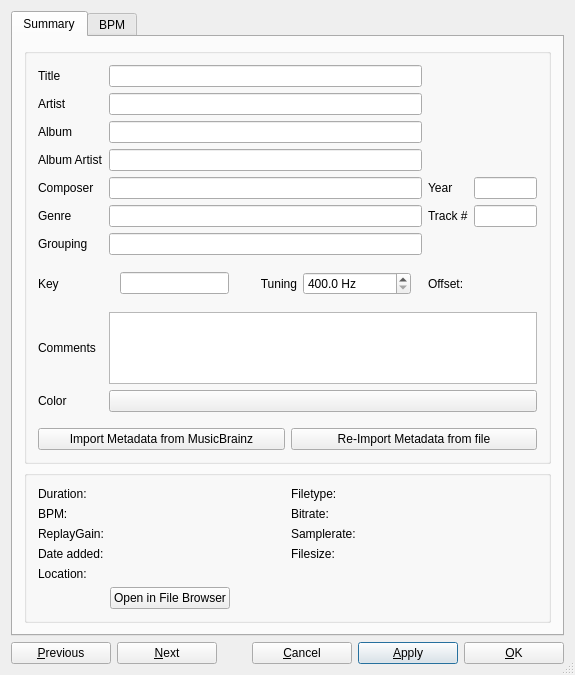
<?xml version="1.0" encoding="UTF-8"?>
<ui version="4.0">
 <class>DlgTrackInfo</class>
 <widget class="QDialog" name="DlgTrackInfo">
  <property name="geometry">
   <rect>
    <x>0</x>
    <y>0</y>
    <width>575</width>
    <height>642</height>
   </rect>
  </property>
  <property name="sizePolicy">
   <sizepolicy hsizetype="Preferred" vsizetype="Preferred">
    <horstretch>0</horstretch>
    <verstretch>0</verstretch>
   </sizepolicy>
  </property>
  <property name="windowTitle">
   <string>Track Editor</string>
  </property>
  <property name="toolTip">
   <string/>
  </property>
  <property name="sizeGripEnabled">
   <bool>true</bool>
  </property>
  <layout class="QVBoxLayout" name="verticalLayout_2">
   <item>
    <widget class="QTabWidget" name="tabWidget">
     <property name="sizePolicy">
      <sizepolicy hsizetype="Preferred" vsizetype="Preferred">
       <horstretch>0</horstretch>
       <verstretch>0</verstretch>
      </sizepolicy>
     </property>
     <property name="minimumSize">
      <size>
       <width>0</width>
       <height>0</height>
      </size>
     </property>
     <property name="currentIndex">
      <number>0</number>
     </property>
     <widget class="QWidget" name="tabSummary">
      <attribute name="title">
       <string>Summary</string>
      </attribute>
      <layout class="QVBoxLayout" name="summary_layout" stretch="1,0,0">
       <item>
        <widget class="QGroupBox" name="groupBox">
         <layout class="QGridLayout" name="tags_layout" columnstretch="0,10,0,2">

          <item row="0" column="0">
           <widget class="QLabel" name="lblTitle">
            <property name="sizePolicy">
             <sizepolicy hsizetype="Preferred" vsizetype="Preferred">
              <horstretch>0</horstretch>
              <verstretch>0</verstretch>
             </sizepolicy>
            </property>
            <property name="font">
             <font>
              <italic>false</italic>
             </font>
            </property>
            <property name="text">
             <string>Title</string>
            </property>
            <property name="alignment">
             <set>Qt::AlignLeading|Qt::AlignLeft|Qt::AlignVCenter</set>
            </property>
            <property name="buddy">
             <cstring>txtTitle</cstring>
            </property>
           </widget>
          </item>
          <item row="0" column="1">
           <widget class="QLineEdit" name="txtTitle">
            <property name="sizePolicy">
             <sizepolicy hsizetype="Expanding" vsizetype="Fixed">
              <horstretch>0</horstretch>
              <verstretch>0</verstretch>
             </sizepolicy>
            </property>
            <property name="minimumSize">
             <size>
              <width>0</width>
              <height>0</height>
             </size>
            </property>
           </widget>
          </item>

          <item row="0" column="2" rowspan="3" colspan="2">
           <widget class="QWidget" name="coverWidget" native="true">
            <property name="sizePolicy">
             <sizepolicy hsizetype="Preferred" vsizetype="Preferred">
              <horstretch>0</horstretch>
              <verstretch>0</verstretch>
             </sizepolicy>
            </property>
            <layout class="QHBoxLayout" name="coverLayout">
             <property name="spacing">
              <number>0</number>
             </property>
             <property name="sizeConstraint">
              <enum>QLayout::SetDefaultConstraint</enum>
             </property>
            </layout>
           </widget>
          </item>

          <item row="1" column="0">
           <widget class="QLabel" name="lblArtist">
            <property name="sizePolicy">
             <sizepolicy hsizetype="Preferred" vsizetype="Preferred">
              <horstretch>0</horstretch>
              <verstretch>0</verstretch>
             </sizepolicy>
            </property>
            <property name="text">
             <string>Artist</string>
            </property>
            <property name="alignment">
             <set>Qt::AlignLeading|Qt::AlignLeft|Qt::AlignVCenter</set>
            </property>
            <property name="buddy">
             <cstring>txtArtist</cstring>
            </property>
           </widget>
          </item>
          <item row="1" column="1">
           <widget class="QLineEdit" name="txtArtist">
            <property name="sizePolicy">
             <sizepolicy hsizetype="Expanding" vsizetype="Fixed">
              <horstretch>0</horstretch>
              <verstretch>0</verstretch>
             </sizepolicy>
            </property>
            <property name="minimumSize">
             <size>
              <width>0</width>
              <height>0</height>
             </size>
            </property>
           </widget>
          </item>

          <item row="2" column="0">
           <widget class="QLabel" name="lblAlbum">
            <property name="sizePolicy">
             <sizepolicy hsizetype="Preferred" vsizetype="Preferred">
              <horstretch>0</horstretch>
              <verstretch>0</verstretch>
             </sizepolicy>
            </property>
            <property name="text">
             <string>Album</string>
            </property>
            <property name="alignment">
             <set>Qt::AlignLeading|Qt::AlignLeft|Qt::AlignVCenter</set>
            </property>
            <property name="buddy">
             <cstring>txtAlbum</cstring>
            </property>
           </widget>
          </item>
          <item row="2" column="1">
           <widget class="QLineEdit" name="txtAlbum">
            <property name="sizePolicy">
             <sizepolicy hsizetype="Expanding" vsizetype="Fixed">
              <horstretch>0</horstretch>
              <verstretch>0</verstretch>
             </sizepolicy>
            </property>
            <property name="minimumSize">
             <size>
              <width>0</width>
              <height>0</height>
             </size>
            </property>
           </widget>
          </item>

          <item row="3" column="0">
           <widget class="QLabel" name="lblAlbumArtist">
            <property name="sizePolicy">
             <sizepolicy hsizetype="Preferred" vsizetype="Preferred">
              <horstretch>0</horstretch>
              <verstretch>0</verstretch>
             </sizepolicy>
            </property>
            <property name="text">
             <string>Album Artist</string>
            </property>
            <property name="alignment">
             <set>Qt::AlignLeading|Qt::AlignLeft|Qt::AlignVCenter</set>
            </property>
            <property name="buddy">
             <cstring>txtAlbumArtist</cstring>
            </property>
           </widget>
          </item>
          <item row="3" column="1">
           <widget class="QLineEdit" name="txtAlbumArtist">
            <property name="sizePolicy">
             <sizepolicy hsizetype="Expanding" vsizetype="Fixed">
              <horstretch>0</horstretch>
              <verstretch>0</verstretch>
             </sizepolicy>
            </property>
            <property name="minimumSize">
             <size>
              <width>0</width>
              <height>0</height>
             </size>
            </property>
           </widget>
          </item>

          <item row="3" column="2" colspan="2">
           <widget class="QWidget" name="verticalWidgetStars" native="true">
            <property name="sizePolicy">
             <sizepolicy hsizetype="Preferred" vsizetype="Preferred">
              <horstretch>0</horstretch>
              <verstretch>0</verstretch>
             </sizepolicy>
            </property>
            <layout class="QHBoxLayout" name="starsLayout">
             <property name="spacing">
              <number>0</number>
             </property>
             <property name="sizeConstraint">
              <enum>QLayout::SetDefaultConstraint</enum>
             </property>
            </layout>
           </widget>
          </item>

          <item row="4" column="0">
           <widget class="QLabel" name="lblComposer">
            <property name="text">
             <string>Composer</string>
            </property>
            <property name="alignment">
             <set>Qt::AlignLeading|Qt::AlignLeft|Qt::AlignVCenter</set>
            </property>
            <property name="buddy">
             <cstring>txtComposer</cstring>
            </property>
           </widget>
          </item>
          <item row="4" column="1">
           <widget class="QLineEdit" name="txtComposer">
            <property name="sizePolicy">
             <sizepolicy hsizetype="Expanding" vsizetype="Fixed">
              <horstretch>0</horstretch>
              <verstretch>0</verstretch>
             </sizepolicy>
            </property>
            <property name="minimumSize">
             <size>
              <width>0</width>
              <height>0</height>
             </size>
            </property>
           </widget>
          </item>

          <item row="4" column="2">
           <widget class="QLabel" name="lblYear">
            <property name="text">
             <string>Year</string>
            </property>
            <property name="alignment">
             <set>Qt::AlignLeading|Qt::AlignLeft|Qt::AlignVCenter</set>
            </property>
            <property name="buddy">
             <cstring>txtYear</cstring>
            </property>
           </widget>
          </item>
          <item row="4" column="3">
           <widget class="QLineEdit" name="txtYear">
            <property name="sizePolicy">
             <sizepolicy hsizetype="Expanding" vsizetype="Fixed">
              <horstretch>0</horstretch>
              <verstretch>0</verstretch>
             </sizepolicy>
            </property>
           </widget>
          </item>

          <item row="5" column="0">
           <widget class="QLabel" name="lblGenre">
            <property name="text">
             <string>Genre</string>
            </property>
            <property name="alignment">
             <set>Qt::AlignLeading|Qt::AlignLeft|Qt::AlignVCenter</set>
            </property>
            <property name="buddy">
             <cstring>txtGenre</cstring>
            </property>
           </widget>
          </item>
          <item row="5" column="1">
           <widget class="QLineEdit" name="txtGenre">
            <property name="sizePolicy">
             <sizepolicy hsizetype="Expanding" vsizetype="Fixed">
              <horstretch>0</horstretch>
              <verstretch>0</verstretch>
             </sizepolicy>
            </property>
            <property name="minimumSize">
             <size>
              <width>0</width>
              <height>0</height>
             </size>
            </property>
           </widget>
          </item>

          <item row="5" column="2">
           <widget class="QLabel" name="lblTrackNumber">
            <property name="text">
             <string>Track #</string>
            </property>
            <property name="alignment">
             <set>Qt::AlignLeading|Qt::AlignLeft|Qt::AlignVCenter</set>
            </property>
            <property name="buddy">
             <cstring>txtKey</cstring>
            </property>
           </widget>
          </item>
          <item row="5" column="3">
           <widget class="QLineEdit" name="txtTrackNumber">
            <property name="sizePolicy">
             <sizepolicy hsizetype="Expanding" vsizetype="Fixed">
              <horstretch>0</horstretch>
              <verstretch>0</verstretch>
             </sizepolicy>
            </property>
            <property name="minimumSize">
             <size>
              <width>0</width>
              <height>0</height>
             </size>
            </property>
           </widget>
          </item>

          <item row="6" column="0">
           <widget class="QLabel" name="lblGrouping">
            <property name="text">
             <string>Grouping</string>
            </property>
            <property name="alignment">
             <set>Qt::AlignLeading|Qt::AlignLeft|Qt::AlignVCenter</set>
            </property>
            <property name="buddy">
             <cstring>txtGrouping</cstring>
            </property>
           </widget>
          </item>
          <item row="6" column="1">
           <widget class="QLineEdit" name="txtGrouping">
            <property name="sizePolicy">
             <sizepolicy hsizetype="Expanding" vsizetype="Fixed">
              <horstretch>0</horstretch>
              <verstretch>0</verstretch>
             </sizepolicy>
            </property>
            <property name="minimumSize">
             <size>
              <width>0</width>
              <height>0</height>
             </size>
            </property>
           </widget>
          </item>

          <item row="7" column="0">
           <widget class="QLabel" name="lblKey">
            <property name="text">
             <string>Key</string>
            </property>
            <property name="alignment">
             <set>Qt::AlignLeading|Qt::AlignLeft|Qt::AlignVCenter</set>
            </property>
            <property name="buddy">
             <cstring>txtTrackNumber</cstring>
            </property>
           </widget>
          </item>
          <item row="7" column="1">
           <widget class="QWidget">
            <layout class="QHBoxLayout" name="key_layout">

             <item>
              <widget class="QLineEdit" name="txtKey">
               <property name="sizePolicy">
                <sizepolicy hsizetype="Preferred" vsizetype="Fixed">
                 <horstretch>1</horstretch>
                 <verstretch>0</verstretch>
                </sizepolicy>
               </property>
              </widget>
             </item>
             <item>
              <spacer name="keyTuningSpacerItem">
               <property name="orientation">
                <enum>Qt::Horizontal</enum>
               </property>
               <property name="sizeType">
                <enum>QSizePolicy::Fixed</enum>
               </property>
               <property name="sizeHint" stdset="0">
                <size>
                 <width>25</width>
                 <height>0</height>
                </size>
               </property>
              </spacer>
             </item>
             <item>
              <widget class="QLabel" name="lblTuning">
               <property name="text">
                <string>Tuning</string>
               </property>
               <property name="alignment">
                <set>Qt::AlignRight|Qt::AlignVCenter</set>
               </property>
              </widget>
             </item>

             <item>
              <widget class="QDoubleSpinBox" name="spinTuning">
               <property name="sizePolicy">
                <sizepolicy hsizetype="Preferred" vsizetype="Fixed">
                 <horstretch>1</horstretch>
                 <verstretch>0</verstretch>
                </sizepolicy>
               </property>
               <property name="toolTip">
                <string>A4 tuning frequency in Hz. Standard tuning is 440 Hz.</string>
               </property>
               <property name="suffix">
                <string> Hz</string>
               </property>
               <property name="decimals">
                <number>1</number>
               </property>
               <property name="minimum">
                <double>400.000000000000000</double>
               </property>
               <property name="maximum">
                <double>480.000000000000000</double>
               </property>
               <property name="singleStep">
                <double>0.100000000000000</double>
               </property>
               <property name="value">
                <double>400.000000000000000</double>
               </property>
               <property name="specialValueText">
                <string/>
               </property>
              </widget>
             </item>

            </layout>
           </widget>
          </item>

          <item row="7" column="2">
           <widget class="QLabel" name="lblTuningCents">
            <property name="text">
             <string>Offset:</string>
            </property>
            <property name="alignment">
             <set>Qt::AlignLeading|Qt::AlignLeft|Qt::AlignVCenter</set>
            </property>
           </widget>
          </item>
          <item row="7" column="3">
           <widget class="QLabel" name="txtTuningCents">
            <property name="font">
             <font>
              <weight>75</weight>
              <bold>true</bold>
             </font>
            </property>
            <property name="text">
             <string/>
            </property>
            <property name="toolTip">
             <string>Offset from A440 standard tuning in cents.</string>
            </property>
           </widget>
          </item>


          <item row="8" column="0">
           <widget class="QLabel" name="lblTrackComment">
            <property name="text">
             <string>Comments</string>
            </property>
            <property name="alignment">
             <set>Qt::AlignLeading|Qt::AlignLeft|Qt::AlignVCenter</set>
            </property>
            <property name="buddy">
             <cstring>txtComment</cstring>
            </property>
           </widget>
          </item>
          <item row="8" column="1" colspan="3">
           <widget class="QPlainTextEdit" name="txtComment">
            <property name="tabChangesFocus">
             <bool>true</bool>
            </property>
           </widget>
          </item>

          <item row="9" column="0">
           <widget class="QLabel" name="lblTrackColor">
            <property name="text">
             <string>Color</string>
            </property>
            <property name="alignment">
             <set>Qt::AlignLeading|Qt::AlignLeft|Qt::AlignVCenter</set>
            </property>
            <property name="buddy">
             <cstring>btnColorPicker</cstring>
            </property>
           </widget>
          </item>
          <item row="9" column="1" colspan="3">
           <widget class="QPushButton" name="btnColorPicker">
            <property name="sizePolicy">
             <sizepolicy hsizetype="MinimumExpanding" vsizetype="Fixed">
              <horstretch>0</horstretch>
              <verstretch>0</verstretch>
             </sizepolicy>
            </property>
           </widget>
          </item>

          <item row="10" column="0">
           <spacer name="horizontalSpacer_5">
            <property name="orientation">
             <enum>Qt::Horizontal</enum>
            </property>
            <property name="sizeHint" stdset="0">
             <size>
              <width>40</width>
              <height>10</height>
             </size>
            </property>
           </spacer>
          </item>

          <item row="11" column="0" colspan="4">
           <layout class="QHBoxLayout" name="meatdata_buttons_layout">
            <item>
             <widget class="QPushButton" name="btnImportMetadataFromMusicBrainz">
              <property name="text">
               <string>Import Metadata from MusicBrainz</string>
              </property>
             </widget>
            </item>
            <item>
             <widget class="QPushButton" name="btnImportMetadataFromFile">
              <property name="text">
               <string>Re-Import Metadata from file</string>
              </property>
             </widget>
            </item>
           </layout>
          </item>

         </layout>
        </widget>
       </item>

       <item>
        <widget class="QGroupBox" name="properties_groupBox">
         <property name="sizePolicy">
          <sizepolicy hsizetype="Preferred" vsizetype="Minimum">
           <horstretch>0</horstretch>
           <verstretch>0</verstretch>
          </sizepolicy>
         </property>
         <layout class="QGridLayout" name="properties_layout" rowstretch="0,0,0,0,0,0" columnstretch="0,1,0,1">

          <item row="0" column="0">
           <widget class="QLabel" name="lblDuration">
            <property name="text">
             <string>Duration:</string>
            </property>
            <property name="buddy">
             <cstring>txtDuration</cstring>
            </property>
           </widget>
          </item>
          <item row="0" column="1">
           <widget class="QLabel" name="txtDuration">
            <property name="font">
             <font>
              <weight>75</weight>
              <bold>true</bold>
             </font>
            </property>
            <property name="text">
             <string/>
            </property>
            <property name="textInteractionFlags">
             <set>Qt::LinksAccessibleByMouse|Qt::TextSelectableByKeyboard|Qt::TextSelectableByMouse</set>
            </property>
           </widget>
          </item>

          <item row="0" column="2">
           <widget class="QLabel" name="lblType">
            <property name="text">
             <string>Filetype:</string>
            </property>
            <property name="buddy">
             <cstring>txtType</cstring>
            </property>
           </widget>
          </item>
          <item row="0" column="3">
           <widget class="QLabel" name="txtType">
            <property name="font">
             <font>
              <weight>75</weight>
              <bold>true</bold>
             </font>
            </property>
            <property name="text">
             <string/>
            </property>
            <property name="textInteractionFlags">
             <set>Qt::LinksAccessibleByMouse|Qt::TextSelectableByKeyboard|Qt::TextSelectableByMouse</set>
            </property>
           </widget>
          </item>

          <item row="1" column="0">
           <widget class="QLabel" name="lblBpm">
            <property name="text">
             <string>BPM:</string>
            </property>
            <property name="buddy">
             <cstring>txtBpm</cstring>
            </property>
           </widget>
          </item>
          <item row="1" column="1">
           <widget class="QLabel" name="txtBpm">
            <property name="font">
             <font>
              <weight>75</weight>
              <bold>true</bold>
             </font>
            </property>
            <property name="text">
             <string/>
            </property>
            <property name="textInteractionFlags">
             <set>Qt::LinksAccessibleByMouse|Qt::TextSelectableByKeyboard|Qt::TextSelectableByMouse</set>
            </property>
           </widget>
          </item>

          <item row="1" column="2">
           <widget class="QLabel" name="lblBitrate">
            <property name="text">
             <string>Bitrate:</string>
            </property>
            <property name="buddy">
             <cstring>txtBitrate</cstring>
            </property>
           </widget>
          </item>
          <item row="1" column="3">
           <widget class="QLabel" name="txtBitrate">
            <property name="font">
             <font>
              <weight>75</weight>
              <bold>true</bold>
             </font>
            </property>
            <property name="text">
             <string/>
            </property>
            <property name="textInteractionFlags">
             <set>Qt::LinksAccessibleByMouse|Qt::TextSelectableByKeyboard|Qt::TextSelectableByMouse</set>
            </property>
           </widget>
          </item>

          <item row="2" column="0">
           <widget class="QLabel" name="lblReplayGain">
            <property name="text">
             <string>ReplayGain:</string>
            </property>
            <property name="buddy">
             <cstring>txtDateAdded</cstring>
            </property>
           </widget>
          </item>
          <item row="2" column="1">
           <widget class="QLabel" name="txtReplayGain">
            <property name="font">
             <font>
              <weight>75</weight>
              <bold>true</bold>
             </font>
            </property>
            <property name="text">
             <string/>
            </property>
            <property name="textInteractionFlags">
             <set>Qt::LinksAccessibleByMouse|Qt::TextSelectableByKeyboard|Qt::TextSelectableByMouse</set>
            </property>
           </widget>
          </item>

          <item row="2" column="2">
           <widget class="QLabel" name="lblSamplerate">
            <property name="text">
             <string>Samplerate:</string>
            </property>
            <property name="buddy">
             <cstring>txtSamplerate</cstring>
            </property>
           </widget>
          </item>
          <item row="2" column="3">
           <widget class="QLabel" name="txtSamplerate">
            <property name="font">
             <font>
              <weight>75</weight>
              <bold>true</bold>
             </font>
            </property>
            <property name="text">
             <string/>
            </property>
           </widget>
          </item>

          <item row="3" column="0">
           <widget class="QLabel" name="lblDateAdded">
            <property name="text">
             <string>Date added:</string>
            </property>
            <property name="buddy">
             <cstring>txtReplayGain</cstring>
            </property>
           </widget>
          </item>
          <item row="3" column="1">
           <widget class="QLabel" name="txtDateAdded">
            <property name="font">
             <font>
              <weight>75</weight>
              <bold>true</bold>
             </font>
            </property>
            <property name="text">
             <string/>
            </property>
            <property name="textInteractionFlags">
             <set>Qt::LinksAccessibleByMouse|Qt::TextSelectableByKeyboard|Qt::TextSelectableByMouse</set>
            </property>
           </widget>
          </item>

          <item row="3" column="2">
           <widget class="QLabel" name="lblFileSize">
            <property name="text">
             <string>Filesize:</string>
            </property>
           </widget>
          </item>
          <item row="3" column="3">
           <widget class="QLabel" name="txtFileSize">
            <property name="font">
             <font>
              <weight>75</weight>
              <bold>true</bold>
             </font>
            </property>
            <property name="text">
             <string/>
            </property>
            <property name="textInteractionFlags">
             <set>Qt::LinksAccessibleByMouse|Qt::TextSelectableByKeyboard|Qt::TextSelectableByMouse</set>
            </property>
           </widget>
          </item>

          <item row="4" column="0">
           <widget class="QLabel" name="lblLocation">
            <property name="text">
             <string>Location:</string>
            </property>
            <property name="alignment">
             <set>Qt::AlignLeading|Qt::AlignLeft|Qt::AlignTop</set>
            </property>
            <property name="buddy">
             <cstring>txtLocation</cstring>
            </property>
           </widget>
          </item>
          <item row="4" column="1" colspan="3">
           <widget class="QLabel" name="txtLocation">
            <property name="text">
             <string/>
            </property>
            <property name="wordWrap">
             <bool>true</bool>
            </property>
            <property name="textInteractionFlags">
             <set>Qt::LinksAccessibleByMouse|Qt::TextSelectableByKeyboard|Qt::TextSelectableByMouse</set>
            </property>
           </widget>
          </item>

          <item row="5" column="1" colspan="3">
           <layout class="QHBoxLayout" name="openFileBrowser_layout">
            <item>
             <widget class="QPushButton" name="btnOpenFileBrowser">
              <property name="text">
               <string>Open in File Browser</string>
              </property>
             </widget>
            </item>
            <item>
             <spacer name="horizontalSpacer_6">
              <property name="orientation">
               <enum>Qt::Horizontal</enum>
              </property>
              <property name="sizeHint" stdset="0">
               <size>
                <width>40</width>
                <height>10</height>
               </size>
              </property>
             </spacer>
            </item>
           </layout>
          </item>

         </layout>
        </widget>
       </item>
      </layout>
     </widget>

     <widget class="QWidget" name="tabBPM">
      <attribute name="title">
       <string>BPM</string>
      </attribute>
      <layout class="QVBoxLayout" name="verticalLayout_4">
       <item>
        <widget class="QPushButton" name="bpmLock">
         <property name="toolTip">
          <string>Lock or unlock the BPM and beatgrid for this track.</string>
         </property>
        </widget>
       </item>
       <item>
        <layout class="QHBoxLayout" name="horizontalLayout_4">
         <item>
          <layout class="QGridLayout" name="gridLayout">
           <item row="0" column="0">
            <widget class="QLabel" name="labelBpm">
             <property name="text">
              <string>Track BPM: </string>
             </property>
             <property name="buddy">
              <cstring>spinBpm</cstring>
             </property>
            </widget>
           </item>
           <item row="0" column="1">
            <widget class="QDoubleSpinBox" name="spinBpm">
             <property name="toolTip">
              <string>Displays the BPM of the selected track.</string>
             </property>
             <property name="decimals">
              <number>8</number>
             </property>
             <property name="maximum">
              <double>500.000000000000000</double>
             </property>
             <property name="singleStep">
              <double>1.000000000000000</double>
             </property>
            </widget>
           </item>
           <item row="1" column="1" colspan="2">
            <widget class="QCheckBox" name="bpmConst">
             <property name="toolTip">
              <string>Converts beats detected by the analyzer into a fixed-tempo beatgrid.
Use this setting if your tracks have a constant tempo (e.g. most electronic music).
Often results in higher quality beatgrids, but will not do well on tracks that have tempo shifts.</string>
             </property>
             <property name="text">
              <string>Assume constant tempo</string>
             </property>
            </widget>
           </item>
           <item row="2" column="0" colspan="3">
            <widget class="QLabel" name="labelScaleBpm">
             <property name="text">
              <string>Scale BPM:</string>
             </property>
             <property name="alignment">
              <set>Qt::AlignLeading|Qt::AlignLeft|Qt::AlignVCenter</set>
             </property>
            </widget>
           </item>
           <item row="3" column="0">
            <widget class="QPushButton" name="bpmHalve">
             <property name="toolTip">
              <string>Sets the BPM to 50% of the current value.</string>
             </property>
             <property name="text">
              <string>Halve BPM</string>
             </property>
            </widget>
           </item>
           <item row="3" column="1">
            <widget class="QPushButton" name="bpmDouble">
             <property name="toolTip">
              <string>Sets the BPM to 200% of the current value.</string>
             </property>
             <property name="text">
              <string>Double BPM</string>
             </property>
            </widget>
           </item>
           <item row="4" column="0">
            <widget class="QPushButton" name="bpmTwoThirds">
             <property name="toolTip">
              <string>Sets the BPM to 66% of the current value.</string>
             </property>
             <property name="text">
              <string>2/3 BPM</string>
             </property>
            </widget>
           </item>
           <item row="4" column="1">
            <widget class="QPushButton" name="bpmThreeHalves">
             <property name="toolTip">
              <string>Sets the BPM to 150% of the current value.</string>
             </property>
             <property name="text">
              <string>3/2 BPM</string>
             </property>
            </widget>
           </item>
           <item row="5" column="0">
            <widget class="QPushButton" name="bpmThreeFourths">
             <property name="toolTip">
              <string>Sets the BPM to 75% of the current value.</string>
             </property>
             <property name="text">
              <string>3/4 BPM</string>
             </property>
            </widget>
           </item>
           <item row="5" column="1">
            <widget class="QPushButton" name="bpmFourThirds">
             <property name="toolTip">
              <string>Sets the BPM to 133% of the current value.</string>
             </property>
             <property name="text">
              <string>4/3 BPM</string>
             </property>
            </widget>
           </item>
           <item row="6" column="0">
            <widget class="QPushButton" name="bpmFourFifths">
             <property name="toolTip">
              <string>Sets the BPM to 80% of the current value.</string>
             </property>
             <property name="text">
              <string>4/5 BPM</string>
             </property>
            </widget>
           </item>
           <item row="6" column="1">
            <widget class="QPushButton" name="bpmFiveFourths">
             <property name="toolTip">
              <string>Sets the BPM to 125% of the current value.</string>
             </property>
             <property name="text">
              <string>5/4 BPM</string>
             </property>
            </widget>
           </item>
           <item row="3" column="2" rowspan="4">
            <widget class="QPushButton" name="bpmTap">
             <property name="sizePolicy">
              <sizepolicy hsizetype="Preferred" vsizetype="Preferred">
               <horstretch>0</horstretch>
               <verstretch>0</verstretch>
              </sizepolicy>
             </property>
             <property name="toolTip">
              <string>Tap with the beat to set the BPM to the speed you are tapping.</string>
             </property>
             <property name="text">
              <string>Tap to Beat</string>
             </property>
            </widget>
           </item>
          </layout>
         </item>
        </layout>
       </item>
       <item>
        <widget class="Line" name="line">
         <property name="orientation">
          <enum>Qt::Horizontal</enum>
         </property>
        </widget>
       </item>
       <item>
        <widget class="QPushButton" name="bpmClear">
         <property name="text">
          <string>Clear BPM and Beatgrid</string>
         </property>
        </widget>
       </item>
       <item>
        <widget class="QLabel" name="label">
         <property name="text">
          <string>Hint: Use the Library Analyze view to run BPM detection.</string>
         </property>
        </widget>
       </item>
       <item>
        <spacer name="verticalSpacer">
         <property name="orientation">
          <enum>Qt::Vertical</enum>
         </property>
         <property name="sizeHint" stdset="0">
          <size>
           <width>0</width>
           <height>200</height>
          </size>
         </property>
        </spacer>
       </item>
      </layout>
     </widget>
    </widget>
   </item>
   <item>
    <layout class="QHBoxLayout" name="buttonLayout">
     <item>
      <widget class="QPushButton" name="btnPrev">
       <property name="minimumSize">
        <size>
         <width>100</width>
         <height>0</height>
        </size>
       </property>
       <property name="maximumSize">
        <size>
         <width>95</width>
         <height>16777215</height>
        </size>
       </property>
       <property name="toolTip">
        <string extracomment="&quot;Previous&quot; button">Move to the previous item.</string>
       </property>
       <property name="text">
        <string>&amp;Previous</string>
       </property>
      </widget>
     </item>
     <item>
      <widget class="QPushButton" name="btnNext">
       <property name="minimumSize">
        <size>
         <width>100</width>
         <height>0</height>
        </size>
       </property>
       <property name="toolTip">
        <string extracomment="&quot;Next&quot; button">Move to the next item.</string>
       </property>
       <property name="text">
        <string>&amp;Next</string>
       </property>
      </widget>
     </item>
     <item>
      <spacer name="horizontalSpacer">
       <property name="orientation">
        <enum>Qt::Horizontal</enum>
       </property>
       <property name="sizeHint" stdset="0">
        <size>
         <width>40</width>
         <height>20</height>
        </size>
       </property>
      </spacer>
     </item>
     <item>
      <widget class="QPushButton" name="btnCancel">
       <property name="minimumSize">
        <size>
         <width>100</width>
         <height>0</height>
        </size>
       </property>
       <property name="toolTip">
        <string extracomment="&quot;Cancel&quot; button">Discard changes and close the window.</string>
       </property>
       <property name="text">
        <string>&amp;Cancel</string>
       </property>
       <property name="default">
        <bool>false</bool>
       </property>
      </widget>
     </item>
     <item>
      <widget class="QPushButton" name="btnApply">
       <property name="minimumSize">
        <size>
         <width>100</width>
         <height>0</height>
        </size>
       </property>
       <property name="toolTip">
        <string extracomment="&quot;Apply&quot; button">Save changes and keep the window open.</string>
       </property>
       <property name="text">
        <string>&amp;Apply</string>
       </property>
       <property name="default">
        <bool>true</bool>
       </property>
      </widget>
     </item>
     <item>
      <widget class="QPushButton" name="btnOK">
       <property name="minimumSize">
        <size>
         <width>100</width>
         <height>0</height>
        </size>
       </property>
       <property name="toolTip">
        <string extracomment="&quot;OK&quot; button">Save changes and close the window.</string>
       </property>
       <property name="text">
        <string>&amp;OK</string>
       </property>
       <property name="default">
        <bool>false</bool>
       </property>
      </widget>
     </item>
    </layout>
   </item>
  </layout>
 </widget>
 <layoutdefault spacing="6" margin="11"/>
 <tabstops>
  <tabstop>tabWidget</tabstop>
  <tabstop>txtTitle</tabstop>
  <tabstop>txtArtist</tabstop>
  <tabstop>txtAlbum</tabstop>
  <tabstop>txtAlbumArtist</tabstop>
  <tabstop>txtComposer</tabstop>
  <tabstop>txtYear</tabstop>
  <tabstop>txtGenre</tabstop>
  <tabstop>txtTrackNumber</tabstop>
  <tabstop>txtGrouping</tabstop>
  <tabstop>txtKey</tabstop>
  <tabstop>spinTuning</tabstop>
  <tabstop>txtComment</tabstop>
  <tabstop>btnColorPicker</tabstop>
  <tabstop>btnImportMetadataFromMusicBrainz</tabstop>
  <tabstop>btnImportMetadataFromFile</tabstop>
  <tabstop>btnOpenFileBrowser</tabstop>
  <tabstop>spinBpm</tabstop>
  <tabstop>bpmConst</tabstop>
  <tabstop>bpmTap</tabstop>
  <tabstop>bpmHalve</tabstop>
  <tabstop>bpmDouble</tabstop>
  <tabstop>bpmTwoThirds</tabstop>
  <tabstop>bpmThreeHalves</tabstop>
  <tabstop>bpmThreeFourths</tabstop>
  <tabstop>bpmFourThirds</tabstop>
  <tabstop>bpmFourFifths</tabstop>
  <tabstop>bpmFiveFourths</tabstop>
  <tabstop>bpmClear</tabstop>
  <tabstop>btnPrev</tabstop>
  <tabstop>btnNext</tabstop>
  <tabstop>btnCancel</tabstop>
  <tabstop>btnApply</tabstop>
  <tabstop>btnOK</tabstop>
 </tabstops>
 <resources/>
 <connections/>
</ui>
